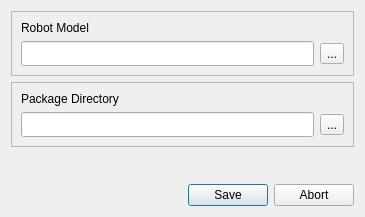
<?xml version="1.0" encoding="UTF-8"?>
<ui version="4.0">
 <class>setRobotModelDialog</class>
 <widget class="QDialog" name="setRobotModelDialog">
  <property name="geometry">
   <rect>
    <x>0</x>
    <y>0</y>
    <width>365</width>
    <height>217</height>
   </rect>
  </property>
  <property name="windowTitle">
   <string>Dialog</string>
  </property>
  <layout class="QGridLayout" name="gridLayout">
   <item row="3" column="0">
    <widget class="QDialogButtonBox" name="buttonBox">
     <property name="orientation">
      <enum>Qt::Horizontal</enum>
     </property>
     <property name="standardButtons">
      <set>QDialogButtonBox::Abort|QDialogButtonBox::Save</set>
     </property>
    </widget>
   </item>
   <item row="0" column="0">
    <widget class="QFrame" name="frame">
     <property name="frameShape">
      <enum>QFrame::StyledPanel</enum>
     </property>
     <layout class="QGridLayout" name="gridLayout_2">
      <item row="1" column="0">
       <widget class="QLineEdit" name="robotModelLineEdit">
        <property name="font">
         <font>
          <family>Ubuntu Mono</family>
         </font>
        </property>
       </widget>
      </item>
      <item row="0" column="0">
       <widget class="QLabel" name="label">
        <property name="text">
         <string>Robot Model</string>
        </property>
       </widget>
      </item>
      <item row="1" column="1">
       <widget class="QToolButton" name="robotModelToolButton">
        <property name="text">
         <string>...</string>
        </property>
       </widget>
      </item>
     </layout>
    </widget>
   </item>
   <item row="1" column="0">
    <widget class="QFrame" name="frame_2">
     <property name="frameShape">
      <enum>QFrame::StyledPanel</enum>
     </property>
     <layout class="QGridLayout" name="gridLayout_3">
      <item row="0" column="0">
       <widget class="QLabel" name="label_3">
        <property name="text">
         <string>Package Directory</string>
        </property>
       </widget>
      </item>
      <item row="1" column="1">
       <widget class="QToolButton" name="packageDirToolButton">
        <property name="text">
         <string>...</string>
        </property>
       </widget>
      </item>
      <item row="1" column="0">
       <widget class="QLineEdit" name="packageDirLineEdit">
        <property name="font">
         <font>
          <family>Ubuntu Mono</family>
         </font>
        </property>
       </widget>
      </item>
     </layout>
    </widget>
   </item>
   <item row="2" column="0">
    <spacer name="verticalSpacer">
     <property name="orientation">
      <enum>Qt::Vertical</enum>
     </property>
     <property name="sizeHint" stdset="0">
      <size>
       <width>20</width>
       <height>40</height>
      </size>
     </property>
    </spacer>
   </item>
  </layout>
 </widget>
 <resources/>
 <connections>
  <connection>
   <sender>buttonBox</sender>
   <signal>accepted()</signal>
   <receiver>setRobotModelDialog</receiver>
   <slot>accept()</slot>
   <hints>
    <hint type="sourcelabel">
     <x>248</x>
     <y>254</y>
    </hint>
    <hint type="destinationlabel">
     <x>157</x>
     <y>274</y>
    </hint>
   </hints>
  </connection>
  <connection>
   <sender>buttonBox</sender>
   <signal>rejected()</signal>
   <receiver>setRobotModelDialog</receiver>
   <slot>reject()</slot>
   <hints>
    <hint type="sourcelabel">
     <x>316</x>
     <y>260</y>
    </hint>
    <hint type="destinationlabel">
     <x>286</x>
     <y>274</y>
    </hint>
   </hints>
  </connection>
 </connections>
</ui>
